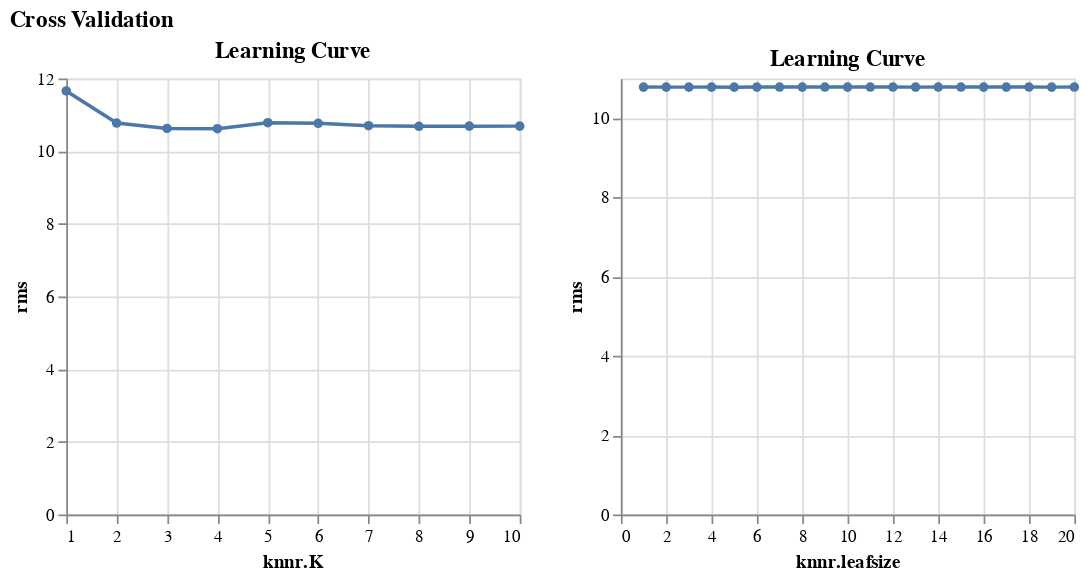

Notebook cell for this chart:
### Code cell
@vlplot(title = "Cross Validation") + [p1 p2]

### Figure 1 — Vega-Lite specification as saved in the notebook (floating-point values rounded to 4 significant figures)
{"title": "Cross Validation", "hconcat": [{"data": {"values": [{"parameter_values": 1, "measurements": 11.66}, {"parameter_values": 2, "measurements": 10.77}, {"parameter_values": 3, "measurements": 10.62}, {"parameter_values": 4, "measurements": 10.62}, {"parameter_values": 5, "measurements": 10.78}, {"parameter_values": 6, "measurements": 10.77}, {"parameter_values": 7, "measurements": 10.7}, {"parameter_values": 8, "measurements": 10.68}, {"parameter_values": 9, "measurements": 10.69}, {"parameter_values": 10, "measurements": 10.69}]}, "mark": {"tooltip": true, "point": true, "type": "line"}, "title": "Learning Curve", "height": 250, "width": 260, "encoding": {"x": {"title": "knnr.K", "field": "parameter_values", "type": "quantitative"}, "y": {"title": "rms", "field": "measurements", "type": "quantitative"}}}, {"data": {"values": [{"parameter_values": 1, "measurements": 10.78}, {"parameter_values": 2, "measurements": 10.78}, {"parameter_values": 3, "measurements": 10.78}, {"parameter_values": 4, "measurements": 10.78}, {"parameter_values": 5, "measurements": 10.78}, {"parameter_values": 6, "measurements": 10.78}, {"parameter_values": 7, "measurements": 10.78}, {"parameter_values": 8, "measurements": 10.78}, {"parameter_values": 9, "measurements": 10.78}, {"parameter_values": 10, "measurements": 10.78}, {"parameter_values": 11, "measurements": 10.78}, {"parameter_values": 12, "measurements": 10.78}, {"parameter_values": 13, "measurements": 10.78}, {"parameter_values": 14, "measurements": 10.78}, {"parameter_values": 15, "measurements": 10.78}, {"parameter_values": 16, "measurements": 10.78}, {"parameter_values": 17, "measurements": 10.78}, {"parameter_values": 18, "measurements": 10.78}, {"parameter_values": 19, "measurements": 10.78}, {"parameter_values": 20, "measurements": 10.78}]}, "mark": {"tooltip": true, "point": true, "type": "line"}, "title": "Learning Curve", "height": 250, "width": 260, "encoding": {"x": {"title": "knnr.leafsize", "field": "parameter_values", "type": "quantitative"}, "y": {"title": "rms", "field": "measurements", "type": "quantitative"}}}]}
